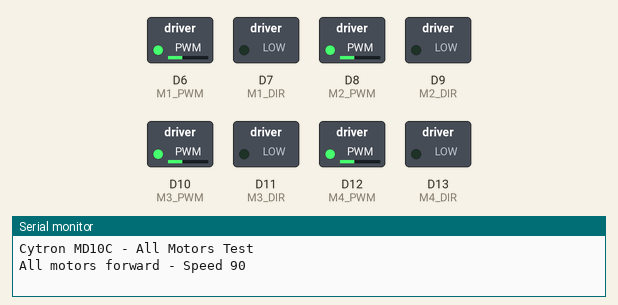
Recording of a sketch running on a simulated Arduino Due. On the bench: switched loads named in the sketch (green lamp = pin HIGH), the last lines printed to the serial monitor.

Above: at 0.05 s.
At 6.05 s:
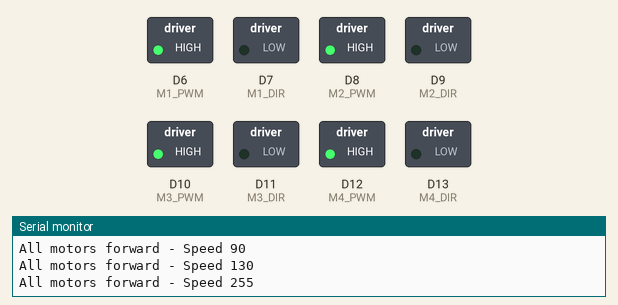
At 9.05 s:
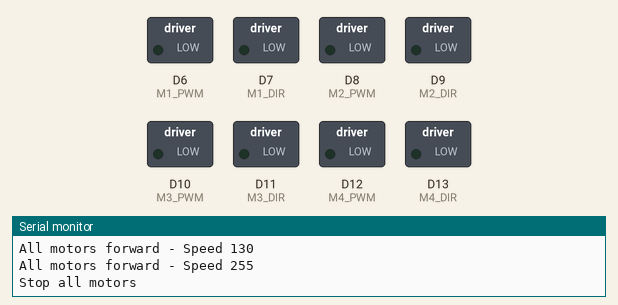
At 13.0 s:
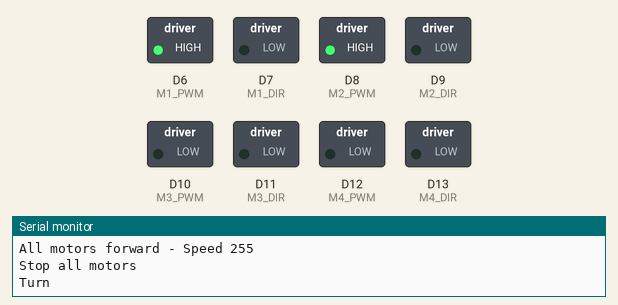
Timing chart, 0 to 16.9 s (numbered marks = the images above):
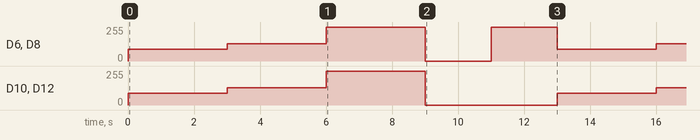

Measured:
- by itself, D6 (M1_PWM), D8 (M2_PWM): repeats every 13.0 s: 130/255 3.0 s, 255/255 3.0 s, 0/255 2.0 s, 255/255 2.0 s, 90/255 3.0 s
- by itself, D10 (M3_PWM), D12 (M4_PWM): repeats every 13.0 s: 130/255 3.0 s, 255/255 3.0 s, 0/255 4.0 s, 90/255 3.0 s

The sketch:

speedTest.ino
```cpp
// Use these compatible PWM pins for Cytron on Due
#define M1_PWM 6
#define M1_DIR 7

#define M2_PWM 8
#define M2_DIR 9

#define M3_PWM 10
#define M3_DIR 11

#define M4_PWM 12
#define M4_DIR 13

void setup() {
  // Motor pins
  pinMode(M1_PWM, OUTPUT);
  pinMode(M1_DIR, OUTPUT);
  pinMode(M2_PWM, OUTPUT);
  pinMode(M2_DIR, OUTPUT);
  pinMode(M3_PWM, OUTPUT);
  pinMode(M3_DIR, OUTPUT);
  pinMode(M4_PWM, OUTPUT);
  pinMode(M4_DIR, OUTPUT);

  analogWriteResolution(8);
  Serial.begin(9600);
  Serial.println("Cytron MD10C - All Motors Test");
}

void setMotor(int pwmPin, int dirPin, int speed) {
  if (speed > 0) {
    digitalWrite(dirPin, LOW);   // Forward
    analogWrite(pwmPin, speed);
  } else if (speed < 0) {
    digitalWrite(dirPin, HIGH);  // Reverse
    analogWrite(pwmPin, abs(speed));
  } else {
    analogWrite(pwmPin, 0);      // Stop
  }
}

void loop() {
  Serial.println("All motors forward - Speed 90");
  setMotor(M1_PWM, M1_DIR, 90);
  setMotor(M2_PWM, M2_DIR, 90);
  setMotor(M3_PWM, M3_DIR, 90);
  setMotor(M4_PWM, M4_DIR, 90);
  delay(3000);

  Serial.println("All motors forward - Speed 130");
  setMotor(M1_PWM, M1_DIR, 130);
  setMotor(M2_PWM, M2_DIR, 130);
  setMotor(M3_PWM, M3_DIR, 130);
  setMotor(M4_PWM, M4_DIR, 130);
  delay(3000);

  Serial.println("All motors forward - Speed 255");
  setMotor(M1_PWM, M1_DIR, 255);
  setMotor(M2_PWM, M2_DIR, 255);
  setMotor(M3_PWM, M3_DIR, 255);
  setMotor(M4_PWM, M4_DIR, 255);
  delay(3000);

  Serial.println("Stop all motors");
  setMotor(M1_PWM, M1_DIR, 0);
  setMotor(M2_PWM, M2_DIR, 0);
  setMotor(M3_PWM, M3_DIR, 0);
  setMotor(M4_PWM, M4_DIR, 0);
  delay(2000);

  Serial.println("Turn");
  setMotor(M1_PWM, M1_DIR, 255);
  setMotor(M2_PWM, M2_DIR, 255);
  setMotor(M3_PWM, M3_DIR, 0);
  setMotor(M4_PWM, M4_DIR, 0);
  delay(2000);


}
```
